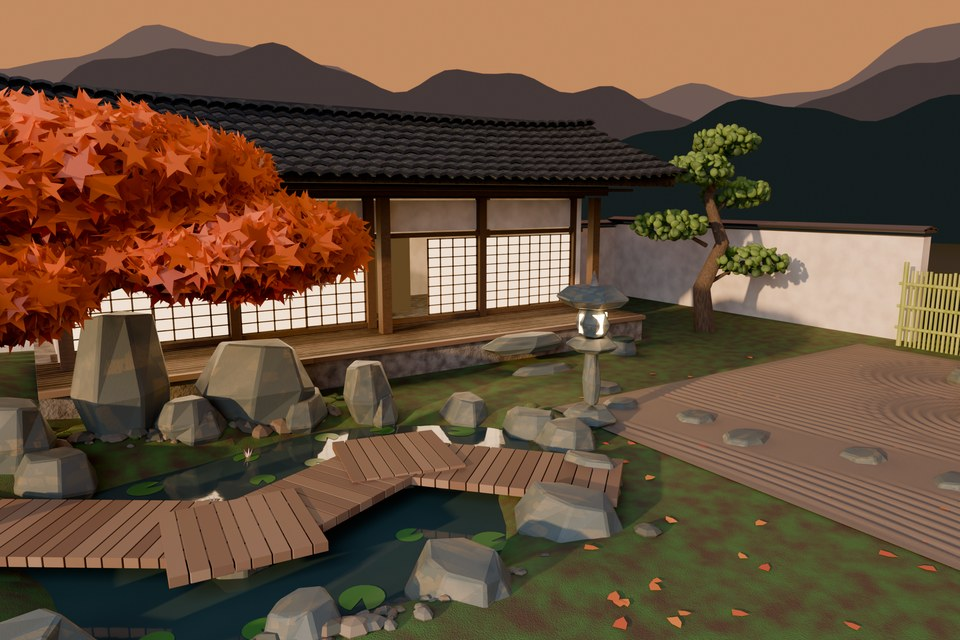
#> input picture austerity-explainer/working-files/session-scratch/proc-work/garden/light/work/orig_960.jpg, 960 x 640 px, found by its file name
$ python hero_numbers.py ../../../../plugin-work/kit/pic_flat_hut.jpg
#> lines starting #> are read from the running program, lines starting #| are printed output that depends on the picture; after the words box and inside, x2 and y2 are one past the last pixel; in counts of white or black regions, pixels touching at a corner belong together; pictures that were not available may be replaced by others from this repository, and a replacement may not be noted
# numbers for the report: value study, shadow tone on the wall, roof band, screens vs sky; original vs real vs painted (hero view) from a run folder
import sys, json, numpy as np
from PIL import Image
G='/tmp/claude-0/-home-user-Music/02fc5154-76f5-5aac-a505-860164e7e921/scratchpad/proc-work/garden/light/'
R=sys.argv[1]
def load(p): return np.asarray(Image.open(p).convert('RGB').resize((960,640))).astype(float)/255
def Y(a): return 0.2126*a[...,0]+0.7152*a[...,1]+0.0722*a[...,2]
ims={'original':load(G+'work/orig_960.jpg'),'real':load(R+'/hero_real.png'),'painted':load(R+'/hero_painted.png')}
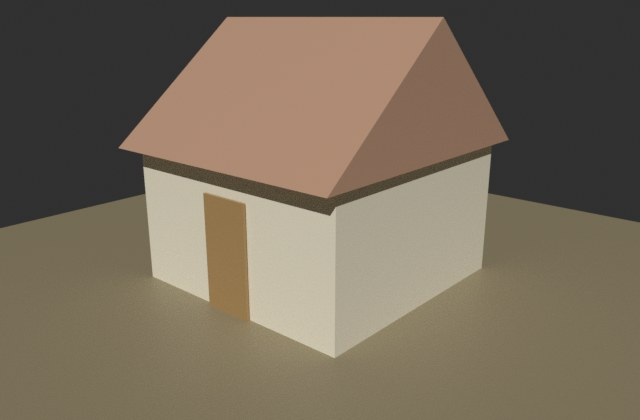
#> input picture austerity-explainer/working-files/session-scratch/plugin-work/kit/pic_flat_hut.jpg, 640 x 420 px, given in place of hero_real.png, which was not available
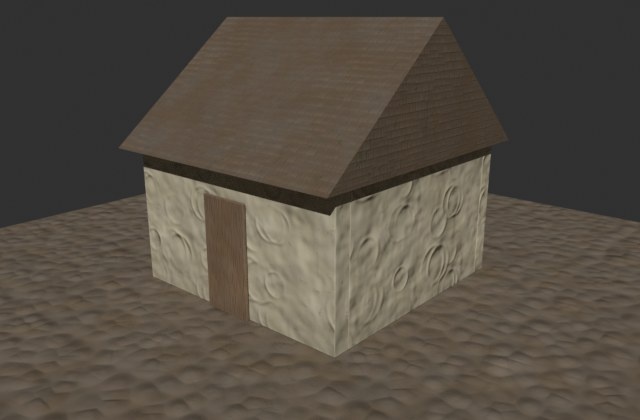
#> input picture austerity-explainer/working-files/session-scratch/plugin-work/kit/pic_hut_aged.jpg, 640 x 420 px, given in place of hero_painted.png, which was not available
out={}
for k,a in ims.items():
    y=Y(a); H,W=y.shape
    bh,bw=int(H*.12),int(W*.12); m=np.zeros(y.shape,bool); m[:bh]=m[-bh:]=1; m[:,:bw]=m[:,-bw:]=1
    cen=y[H//4:3*H//4,W//4:3*W//4]
    sc=y[240:300,430:570].mean(); sky=y[0:60].mean()
    roof=y[112:160,340:600]
    ws=a[250:285,600:690].reshape(-1,3).mean(0); wl=a[250:285,800:900].reshape(-1,3).mean(0)
    out[k]=dict(mean=round(float(y.mean()),3),p5=round(float(np.percentile(y,5)),3),p95=round(float(np.percentile(y,95)),3),edge_over_centre=round(float(y[m].mean()/cen.mean()),3),
        screens=round(float(sc),3),sky_band=round(float(sky),3),screens_over_sky=round(float(sc/sky),2),roof_mean=round(float(roof.mean()),3),roof_near_black_pct=round(100*float((roof<0.04).mean()),1),
        wall_shade_BoverR=round(float(ws[2]/ws[0]),2),wall_sun_BoverR=round(float(wl[2]/wl[0]),2),wall_shade_luma=round(float(0.2126*ws[0]+0.7152*ws[1]+0.0722*ws[2]),3))
#> this loop made 3 passes
#> (k, sc, sky, ws, wl) on passes 1 to 3: ('original', 0.726, 0.551, [0.384, 0.34, 0.333], [0.846, 0.75, 0.677]), ('real', 0.491, 0.268, [0.528, 0.487, 0.416], [0.192, 0.192, 0.192]), ('painted', 0.274, 0.218, [0.354, 0.325, 0.269], [0.192, 0.192, 0.192])
#> pass 1, `y = Y(a)`:
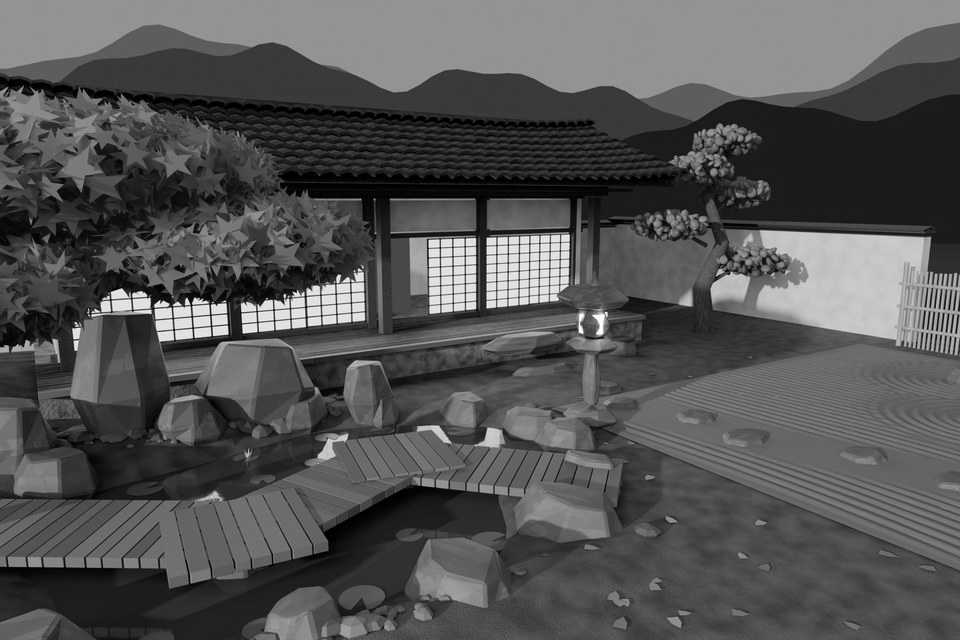
#> y: shape (640, 960) float64; min 0, max 1, mean 0.331
#> pass 1, `cen=y[H//4:3*H//4,W//4:3*W//4]`:
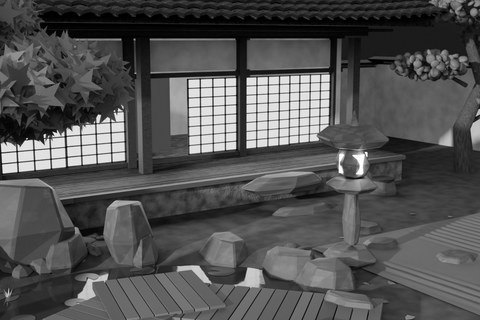
#> cen: shape (320, 480) float64; min 0, max 1, mean 0.326
#> pass 1, `roof=y[112:160,340:600]`:
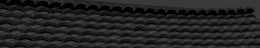
#> roof: shape (48, 260) float64; min 0, max 0.313, mean 0.139
#> after the loop:
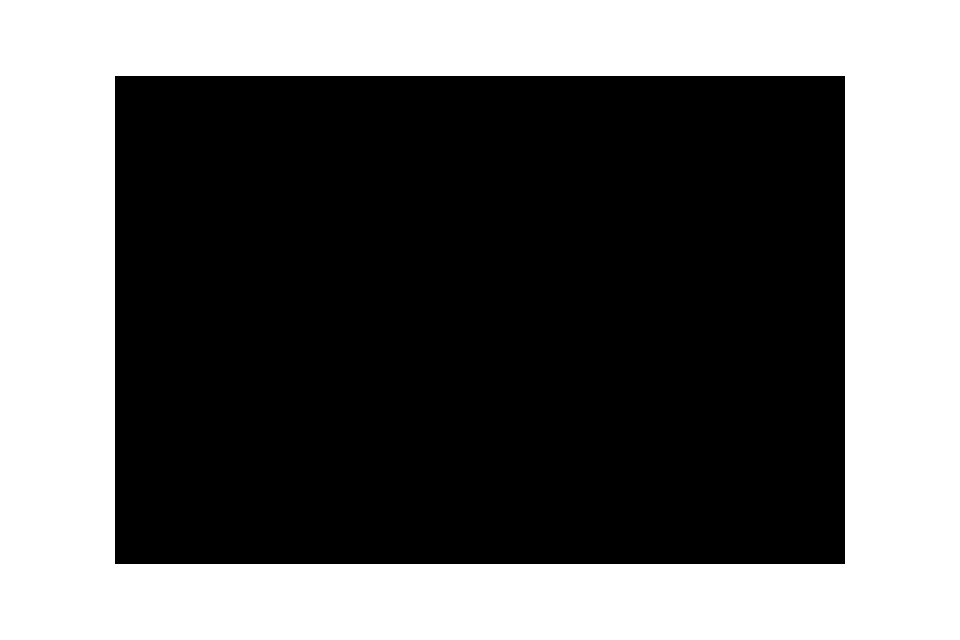
#> m: shape (640, 960) bool; 42% white; 1 white region, box (x1, y1, x2, y2) and area: (0, 0, 960, 640) 258160
#> after the loop:
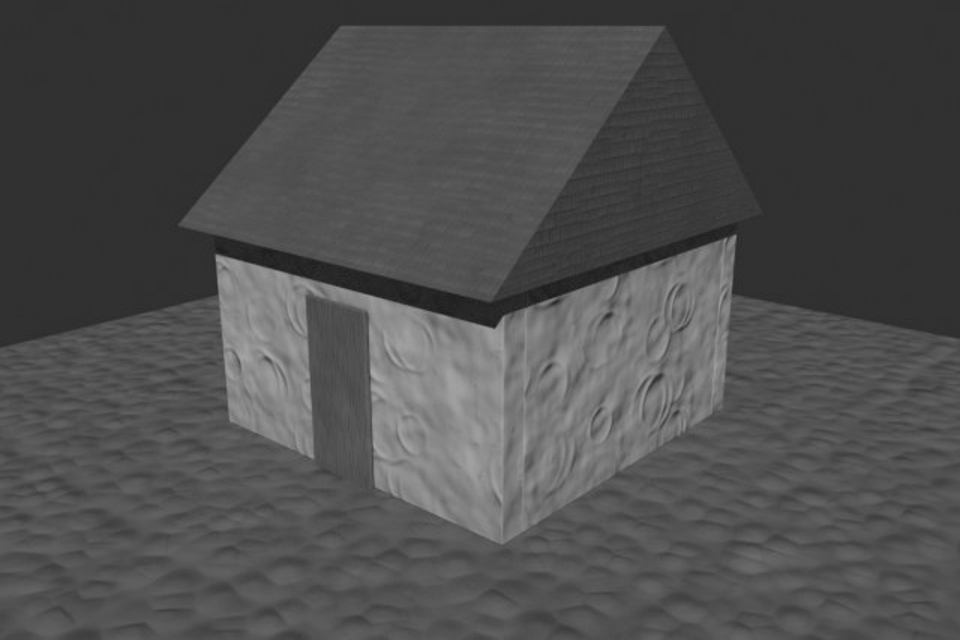
#> y: shape (640, 960) float64; min 0.101, max 0.667, mean 0.308
#> after the loop, out = 3 items
print(json.dumps(out,indent=1))
#> (printed output is left out)
json.dump(out,open(G+'out/hero_numbers.json','w'),indent=1)
